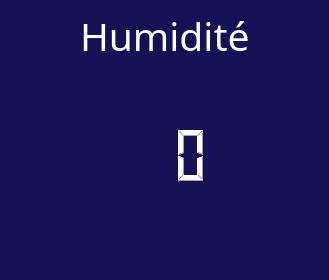
<?xml version="1.0" encoding="UTF-8"?>
<ui version="4.0">
 <class>Form</class>
 <widget class="QWidget" name="Form">
  <property name="geometry">
   <rect>
    <x>0</x>
    <y>0</y>
    <width>329</width>
    <height>280</height>
   </rect>
  </property>
  <property name="windowTitle">
   <string>Humidite</string>
  </property>
  <property name="styleSheet">
   <string notr="true">QWidget{

background-color: #121254 ;}
</string>
  </property>
  <widget class="QLabel" name="label_3">
   <property name="geometry">
    <rect>
     <x>80</x>
     <y>0</y>
     <width>191</width>
     <height>71</height>
    </rect>
   </property>
   <property name="font">
    <font>
     <family>Algerian</family>
     <pointsize>-1</pointsize>
     <underline>false</underline>
     <strikeout>false</strikeout>
    </font>
   </property>
   <property name="styleSheet">
    <string notr="true">QLabel{
   color: #00bfff;
  
   
   
   -webkit-box-shadow: rgba(0,0,0,1) 0 1px 0;
   -moz-box-shadow: rgba(0,0,0,1) 0 1px 0;
   box-shadow: rgba(0,0,0,1) 0 1px 0;
   text-shadow: rgba(0,0,0,.4) 0 1px 0;
   color: #FFFFFF;
   font-size: 39px;
   font-family: Algerian;
   text-decoration: none;
   
}</string>
   </property>
   <property name="text">
    <string>Humidité</string>
   </property>
  </widget>
  <widget class="QLCDNumber" name="lcd_number_humidite">
   <property name="geometry">
    <rect>
     <x>50</x>
     <y>100</y>
     <width>161</width>
     <height>111</height>
    </rect>
   </property>
   <property name="styleSheet">
    <string notr="true">QLCDNumber{
   
  
   
   
  
   color: #FFFFFF;
	border-color: rgb(0, 0, 0);
   
}</string>
   </property>
   <property name="frameShape">
    <enum>QFrame::NoFrame</enum>
   </property>
   <property name="lineWidth">
    <number>1</number>
   </property>
  </widget>
  <widget class="QLabel" name="label">
   <property name="geometry">
    <rect>
     <x>0</x>
     <y>80</y>
     <width>131</width>
     <height>161</height>
    </rect>
   </property>
   <property name="text">
    <string/>
   </property>
   <property name="pixmap">
    <pixmap resource="photos.qrc">:/newPrefix/hum5.png</pixmap>
   </property>
  </widget>
  <widget class="QLabel" name="label_2">
   <property name="geometry">
    <rect>
     <x>230</x>
     <y>90</y>
     <width>81</width>
     <height>131</height>
    </rect>
   </property>
   <property name="text">
    <string/>
   </property>
   <property name="pixmap">
    <pixmap resource="photos.qrc">:/newPrefix/percentage3.png</pixmap>
   </property>
  </widget>
 </widget>
 <resources>
  <include location="photos.qrc"/>
  <include location="D:/python/Lib/site-packages/PyQt4/photos.qrc"/>
 </resources>
 <connections/>
</ui>
